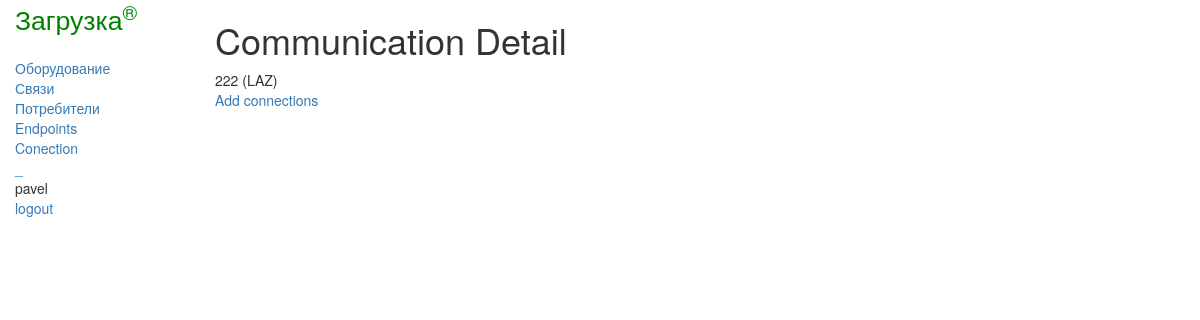
The page /register/communication/5 (signed in) on the database as committed earlier.
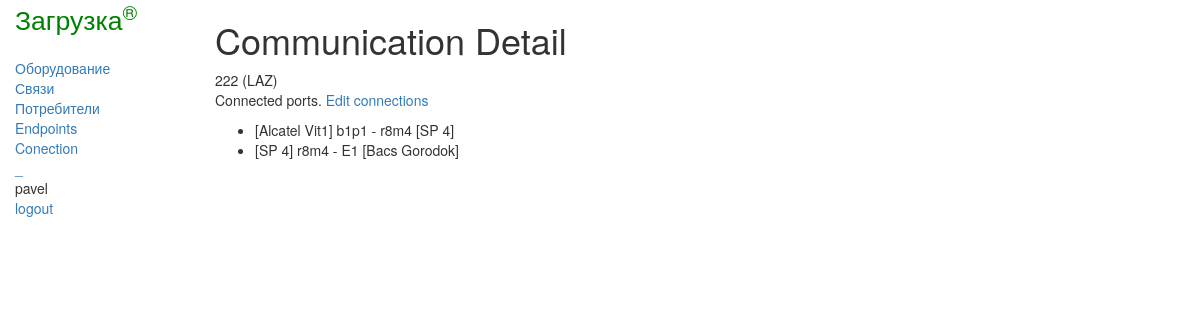
The same page on the database as committed later.
### register/models.py (models this page shows)
class Port(models.Model):
    media_type_choices = [
        ('E', 'electrical'),
        ('O', 'optical'),
        ('V', 'virtual')
    ]
    equipment = models.ForeignKey('Equipment', on_delete=models.RESTRICT, related_name='ports', blank=True)
    interface_type = models.ForeignKey('InterfaceType', on_delete=models.RESTRICT, related_name='ports')
    media_type = models.CharField(max_length=1, choices=media_type_choices, default='E')
    port_name = models.CharField(max_length=15, blank=True)
    note = models.TextField(null=True, blank=True)
    connected_to = models.OneToOneField('Port', on_delete=models.RESTRICT, related_name='connected_from', blank=True, null=True)
    communication = models.ForeignKey('Communication', on_delete=models.RESTRICT, null=True, blank=True, related_name='ports')
    def __str__(self):
        return f"{self.port_name}"

class Equipment(models.Model):
    type_choices = [
        ('E', 'equipment'),
        ('O', 'optical frame'),
        ('F', 'electrical frame'),
        ('V', 'virtual object'),
        ('-', 'other')
    ]
    name = models.CharField(max_length=100, unique=True)
    location = models.CharField(max_length=30)
    note = models.TextField(null=True, blank=True)
    type = models.CharField(max_length=1, choices=type_choices, default='-')
    def __str__(self):
        return f"{self.name}"

### register/views.py (the view)
# urls.py: re_path(r'^communication/(?P<pk>\d+)$', views.CommunicationDetailView.as_view(), name='communication_detail'),
class CommunicationDetailView(generic.DetailView):
    model = Communication

### register/models.py (called while the page is built)
    def __str__(self):
        return f"{self.name}"

### register/templates/register/communication_detail.html
{% extends "base_generic.html" %}
{% block content %}
 <h1>Communication Detail</h1>
    {% if communication %}
        {{ communication.name }} ({{ communication.consumer }})
        {% if communication.ports.all %}
                <p>Connected ports. <a href="{% url 'connections_edit' communication.pk %}">Edit connections</a></p>
                <ul>
                    {% for port in communication.ports.all %}
                        <li>[{{ port.equipment }}] {{ port }}  - {{ port.connected_to }} [{{ port.connected_to.equipment }}]</li>
                    {% endfor %}
                </ul>
            {% else %}
                    <p><a href="{% url 'connections_create' communication.pk %}">Add connections</a></p>
            {% endif %}
    {% else %}
        <p>There are no communication detail</p>
    {% endif %}
{% endblock %}

Rows that differ between the two databases and show on the page:
now on this page (row edited): Port: equipment "Alcatel Vit1", port_name "b1p1", connected_to "r8m4", connected_to.equipment "SP 4"
changed Port: communication_id empty → 5 (drawn)
now on this page (row edited): Port: equipment "SP 4", port_name "r8m4", connected_to "E1", connected_to.equipment "Bacs Gorodok"
Other text that changed with them:
text no longer shown: "Add connections"
text now shown: "Connected ports. Edit connections"
